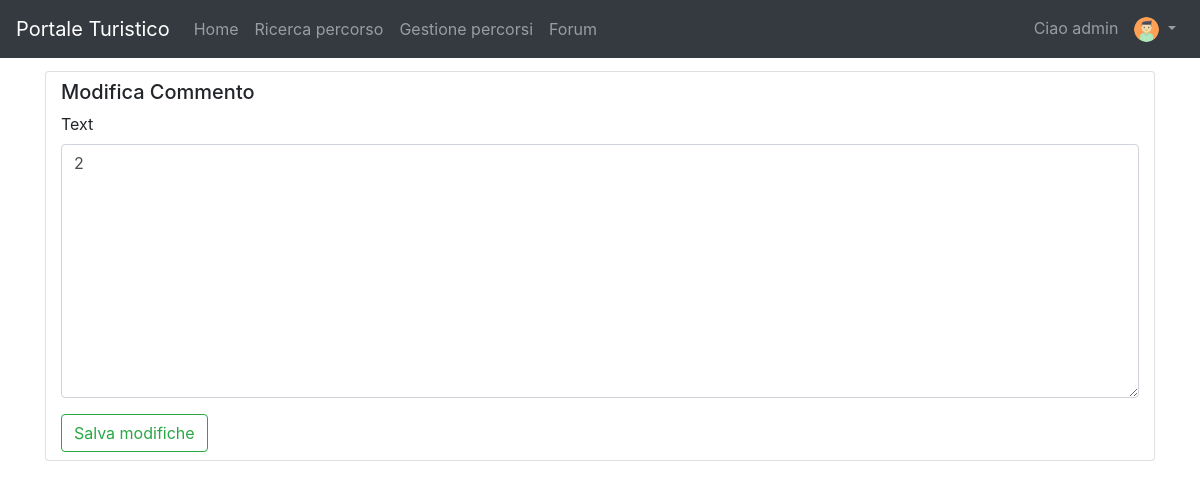
Page /forum/thread_category/2/view_thread_comment/7/edit_comment/16/ (signed in) on the earlier database version.
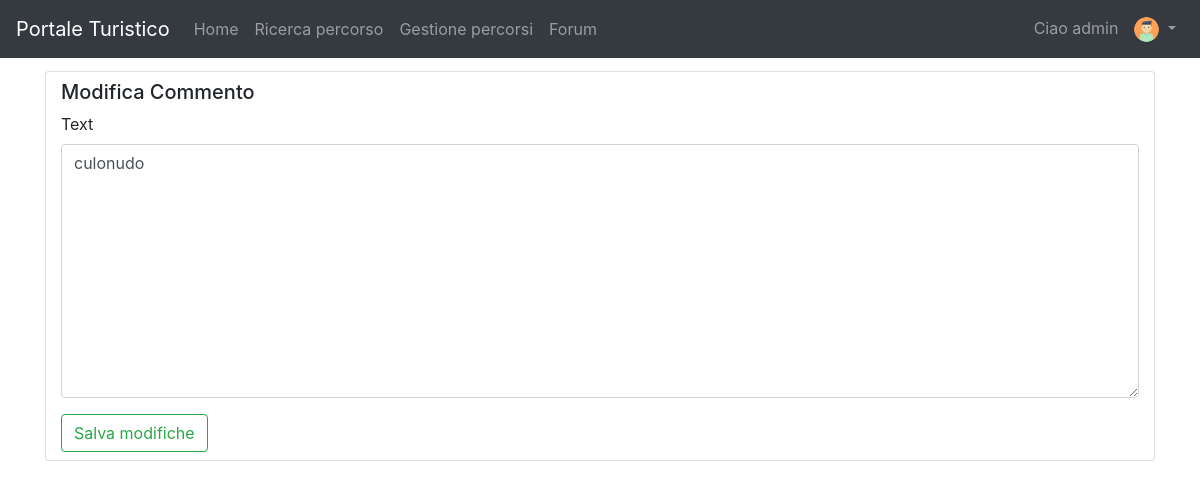
Same page on the later database version.
### forum/models.py (models this page shows, shortened)
class Comment(models.Model):
    user = models.ForeignKey(Profile, on_delete=models.CASCADE)
    thread = models.ForeignKey(Thread, on_delete=models.CASCADE)
    created_at = models.DateTimeField(auto_now_add=True)
    text = models.TextField()
    is_modified = models.BooleanField(default=False)

### forum/views.py (the view, shortened to what this page needs)
# urls.py: path('thread_category/<int:pk_category>/view_thread_comment/<int:pk_thread>/edit_comment/<int:pk_comment>/', EditCommentForum.as_view(), name='editComment' ),
class EditCommentForum(bc.LoginRequiredMixin, UpdateView):
    model = Comment
    template_name = "editCommentForum.html"
    fields = ['text']
    success_url = reverse_lazy('mainPageCategory')
    pk_url_kwarg = "pk_comment"
    def get(self, request, *args, **kwargs):
        var = Comment.objects.filter(pk=self.kwargs['pk_comment']).last()
        user = Profile.objects.filter(pk=var.user.pk).values('user').last()
        if get_permission(self.request, user['user']) & \
                Thread.objects.filter(pk=var.thread.pk).values('is_active').last()['is_active']:
            return super(EditCommentForum, self).get(request, *args, **kwargs)
        else:
            raise PermissionDenied

### forum/views.py (called while the page is built)
def get_permission(request, object_user_pk):
    print(request.user.pk)
    print(object_user_pk)
    if request.user.is_staff:
        return True
    else:
        return True if object_user_pk == request.user.pk else False

### forum/templates/editCommentForum.html (shortened to what this page needs)
{% extends 'base.html' %}
{% load crispy_forms_tags %}
{% block slideshow %}
    <div class="container py-3">
        <div class="card py-2">
            <div class="col-md-12">
                <h5>Modifica Commento</h5>
                <form action="" method="post">{% csrf_token %}
                    {{ form|crispy }}
                    <button class="btn btn-outline-success" type="submit">
                        Salva modifiche
                    </button>
                </form>
            </div>
        </div>
    </div>
{% endblock %}

Differences in the rows shown:
changed Comment: text "2" → "culonudo"
